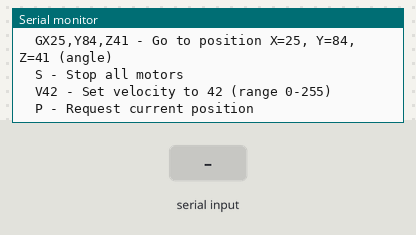
Recording of a sketch running on a simulated Arduino Uno, built with avr-gcc and run on an emulated ATmega328P. On the bench: the last lines printed to the serial monitor. The inputs (shaded band) are chosen by the test bench.

Above: at 1.2 s.
1.3 s: "90,45,200\n" received over Serial
At 2.2 s:
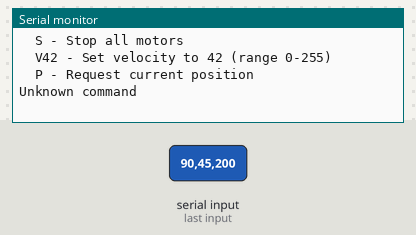
2.8 s: "G90\n" received over Serial
At 3.8 s:
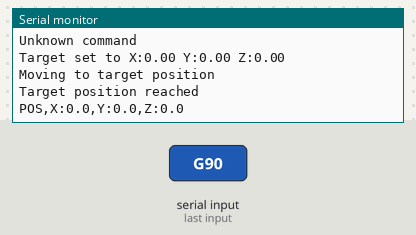
4.3 s: "S90\n" received over Serial
At 5.5 s:
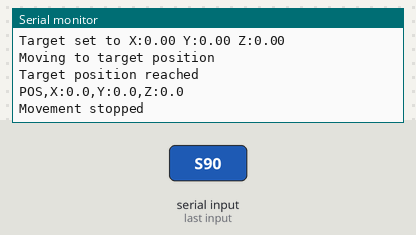
5.8 s: "V90\n" received over Serial
At 7.0 s:
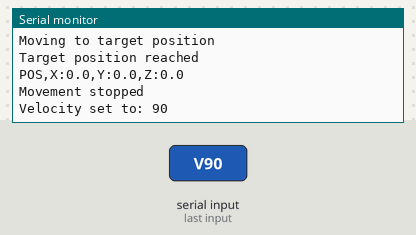

The sketch:

test_br.ino
```cpp
/*
 * Motor Control Simulation with Position Feedback
 * This sketch simulates an Arduino controlling a motor and providing position feedback
 * via serial communication without actually connecting to hardware.
 *
 * Commands:
 * GX25,Y84,Z41 - Go to position X=25, Y=84, Z=41 (where Z is theta/angle)
 * S - Stop all motors
 * V42 - Set velocity to 42 (range 0-255)
 */

// Constants
const int MAX_VELOCITY = 255;     // Maximum velocity value
const int UPDATE_INTERVAL = 100;  // Update position every 100ms

// Variables for X, Y positions and Z angle
float currentX = 0.0;
float currentY = 0.0;
float currentZ = 0.0;  // Z represents theta (angle)

float targetX = 0.0;
float targetY = 0.0;
float targetZ = 0.0;

int velocity = 50;  // Default velocity (range 0-255)
bool isMoving = false;

unsigned long lastUpdateTime = 0;

void setup() {
  // Initialize serial communication
  Serial.begin(115200);
  Serial.println("Motor Control Simulation Started");
  Serial.println("Commands:");
  Serial.println("  GX25,Y84,Z41 - Go to position X=25, Y=84, Z=41 (angle)");
  Serial.println("  S - Stop all motors");
  Serial.println("  V42 - Set velocity to 42 (range 0-255)");
  Serial.println("  P - Request current position");
}

void loop() {
  // Check for serial commands
  if (Serial.available() > 0) {
    String command = Serial.readStringUntil('\n');
    processCommand(command);
  }

  // Update position based on movement towards target
  unsigned long currentTime = millis();
  if (isMoving && (currentTime - lastUpdateTime >= UPDATE_INTERVAL)) {
    updatePosition();
    sendPositionFeedback();
    lastUpdateTime = currentTime;
  }

  // Simulate other processing
  delay(10);  // Small delay to prevent the loop from running too fast
}

void processCommand(String command) {
  if (command.length() > 0) {
    char cmdType = command.charAt(0);

    switch (cmdType) {
      case 'G': // Go to position
        parseGoToCommand(command);
        isMoving = true;
        Serial.println("Moving to target position");
        break;

      case 'S': // Stop
        isMoving = false;
        Serial.println("Movement stopped");
        break;

      case 'V': // Set velocity
        if (command.length() > 1) {
          int newVelocity = command.substring(1).toInt();
          setVelocity(newVelocity);
        }
        break;

      case 'P': // Request position
        sendPositionFeedback();
        break;

      default:
        Serial.println("Unknown command");
    }
  }
}

void parseGoToCommand(String command) {
  // Parse GX25,Y84,Z41 format
  int xIndex = command.indexOf('X');
  int yIndex = command.indexOf('Y');
  int zIndex = command.indexOf('Z');

  if (xIndex != -1) {
    int nextComma = command.indexOf(',', xIndex);
    if (nextComma == -1) nextComma = command.length();
    targetX = command.substring(xIndex + 1, nextComma).toFloat();
  }

  if (yIndex != -1) {
    int nextComma = command.indexOf(',', yIndex);
    if (nextComma == -1) nextComma = command.length();
    targetY = command.substring(yIndex + 1, nextComma).toFloat();
  }

  if (zIndex != -1) {
    int nextComma = command.indexOf(',', zIndex);
    if (nextComma == -1) nextComma = command.length();
    targetZ = command.substring(zIndex + 1, nextComma).toFloat();
    // Normalize angle between 0-360
    targetZ = fmod(targetZ, 360);
    if (targetZ < 0) targetZ += 360;
  }

  Serial.print("Target set to X:");
  Serial.print(targetX);
  Serial.print(" Y:");
  Serial.print(targetY);
  Serial.print(" Z:");
  Serial.println(targetZ);
}

void setVelocity(int newVelocity) {
  // Constrain velocity to valid range
  velocity = constrain(newVelocity, 0, MAX_VELOCITY);

  Serial.print("Velocity set to: ");
  Serial.println(velocity);
}

void updatePosition() {
  // Calculate maximum step size based on velocity
  float stepSize = velocity / 50.0; // Adjust this divisor to tune movement speed

  // Update X position
  if (abs(targetX - currentX) <= stepSize) {
    currentX = targetX;
  } else if (currentX < targetX) {
    currentX += stepSize;
  } else {
    currentX -= stepSize;
  }

  // Update Y position
  if (abs(targetY - currentY) <= stepSize) {
    currentY = targetY;
  } else if (currentY < targetY) {
    currentY += stepSize;
  } else {
    currentY -= stepSize;
  }

  // Update Z (theta) with special handling for angles
  float zDiff = targetZ - currentZ;
  // Handle shortest path around the circle
  if (zDiff > 180) zDiff -= 360;
  if (zDiff < -180) zDiff += 360;

  if (abs(zDiff) <= stepSize) {
    currentZ = targetZ;
  } else if (zDiff > 0) {
    currentZ += stepSize;
  } else {
    currentZ -= stepSize;
  }

  // Normalize Z angle between 0-360
  currentZ = fmod(currentZ, 360);
  if (currentZ < 0) currentZ += 360;

  // Check if we've reached the target
  if (currentX == targetX && currentY == targetY && currentZ == targetZ) {
    isMoving = false;
    Serial.println("Target position reached");
  }
}

void sendPositionFeedback() {
  Serial.print("POS,X:");
  Serial.print(currentX, 1);
  Serial.print(",Y:");
  Serial.print(currentY, 1);
  Serial.print(",Z:");
  Serial.print(currentZ, 1);
  Serial.println();
}
```

Measured:
- after the input at 1.3 s, the serial monitor: prints a new line at once (image 1)
- after the input at 2.8 s, the serial monitor: prints a new line at once (image 2)
- after the input at 4.3 s, the serial monitor: prints a new line at once (image 3)
- after the input at 5.8 s, the serial monitor: prints a new line at once (image 4)
